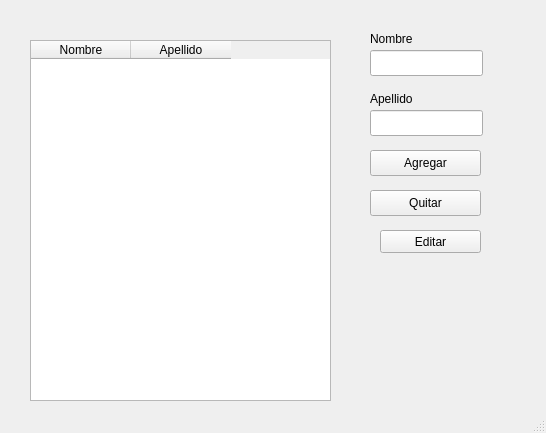
<?xml version="1.0" encoding="UTF-8"?>
<ui version="4.0">
 <class>MainWindow</class>
 <widget class="QMainWindow" name="MainWindow">
  <property name="geometry">
   <rect>
    <x>0</x>
    <y>0</y>
    <width>546</width>
    <height>433</height>
   </rect>
  </property>
  <property name="windowTitle">
   <string>MainWindow</string>
  </property>
  <widget class="QWidget" name="centralwidget">
   <widget class="QTableWidget" name="tabla">
    <property name="geometry">
     <rect>
      <x>30</x>
      <y>40</y>
      <width>301</width>
      <height>361</height>
     </rect>
    </property>
    <column>
     <property name="text">
      <string>Nombre</string>
     </property>
    </column>
    <column>
     <property name="text">
      <string>Apellido</string>
     </property>
    </column>
   </widget>
   <widget class="QLineEdit" name="text_nombre">
    <property name="geometry">
     <rect>
      <x>370</x>
      <y>50</y>
      <width>113</width>
      <height>26</height>
     </rect>
    </property>
   </widget>
   <widget class="QLineEdit" name="text_apellido">
    <property name="geometry">
     <rect>
      <x>370</x>
      <y>110</y>
      <width>113</width>
      <height>26</height>
     </rect>
    </property>
   </widget>
   <widget class="QLabel" name="label">
    <property name="geometry">
     <rect>
      <x>370</x>
      <y>30</y>
      <width>58</width>
      <height>18</height>
     </rect>
    </property>
    <property name="text">
     <string>Nombre</string>
    </property>
   </widget>
   <widget class="QLabel" name="label_2">
    <property name="geometry">
     <rect>
      <x>370</x>
      <y>90</y>
      <width>58</width>
      <height>18</height>
     </rect>
    </property>
    <property name="text">
     <string>Apellido</string>
    </property>
   </widget>
   <widget class="QPushButton" name="boton_agregar">
    <property name="geometry">
     <rect>
      <x>370</x>
      <y>150</y>
      <width>111</width>
      <height>26</height>
     </rect>
    </property>
    <property name="text">
     <string>Agregar</string>
    </property>
   </widget>
   <widget class="QPushButton" name="boton_quitar">
    <property name="geometry">
     <rect>
      <x>370</x>
      <y>190</y>
      <width>111</width>
      <height>26</height>
     </rect>
    </property>
    <property name="text">
     <string>Quitar</string>
    </property>
   </widget>
   <widget class="QPushButton" name="boton_editar">
    <property name="geometry">
     <rect>
      <x>380</x>
      <y>230</y>
      <width>101</width>
      <height>23</height>
     </rect>
    </property>
    <property name="text">
     <string>Editar</string>
    </property>
   </widget>
  </widget>
  <widget class="QStatusBar" name="statusbar"/>
 </widget>
 <resources/>
 <connections/>
</ui>
